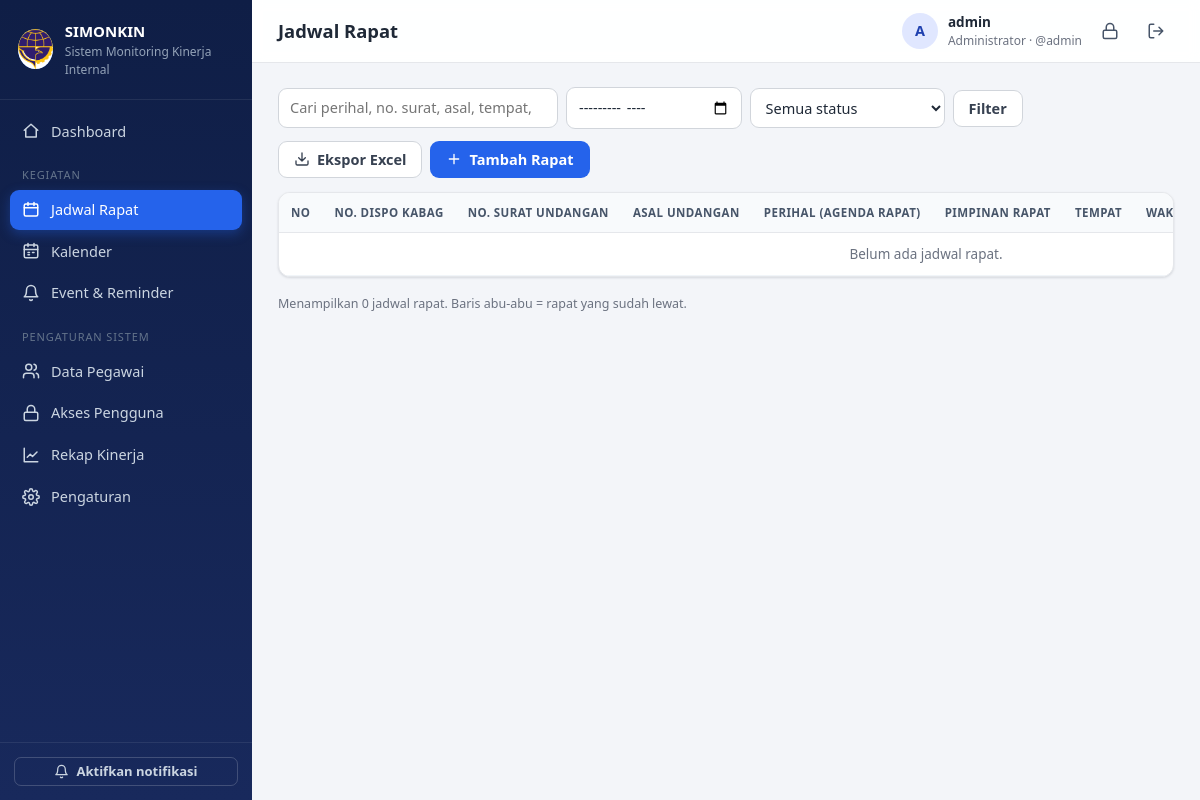
Page /rapat (signed in) on the committed database.
### tables this page shows
CREATE TABLE settings (key TEXT PRIMARY KEY, value TEXT);

CREATE TABLE users (
    id INTEGER PRIMARY KEY AUTOINCREMENT,
    username TEXT UNIQUE NOT NULL,
    password_hash TEXT NOT NULL,
    role TEXT NOT NULL CHECK (role IN ('admin','user')),
    pegawai_id INTEGER REFERENCES pegawai(id) ON DELETE SET NULL,
    aktif INTEGER NOT NULL DEFAULT 1,
    last_login TEXT, created_at TEXT
);

### app.py (the view)
@app.route("/rapat")
@admin_required
def rapat_list():
    where, args, f = rapat_filter_sql()
    rows = attach_dispo(query(f"SELECT r.* FROM rapat r WHERE {where} ORDER BY r.waktu DESC", args))
    return render_template("rapat_list.html", rows=rows, f=f)

### app.py (called while the page is built, shortened)
def get_db():
    if "db" not in g:
        g.db = sqlite3.connect(DB_PATH)
        g.db.row_factory = sqlite3.Row
        g.db.execute("PRAGMA foreign_keys = ON")
    return g.db

def query(sql, args=(), one=False):
    cur = get_db().execute(sql, args)
    rows = cur.fetchall()
    cur.close()
    return (rows[0] if rows else None) if one else rows

def now_str():
    return datetime.now().strftime(FMT)

def csrf_token():
    if "_csrf" not in session:
        session["_csrf"] = secrets.token_hex(16)
    return session["_csrf"]

@app.before_request
def before():
    g.settings = {r["key"]: r["value"] for r in query("SELECT key, value FROM settings")}
    for k, v in DEFAULT_SETTINGS.items():
        g.settings.setdefault(k, v)
    g.user = None
    uid = session.get("uid")
    if uid:
        g.user = query(
            """SELECT u.*, p.nama AS pegawai_nama, p.jabatan AS pegawai_jabatan
               FROM users u LEFT JOIN pegawai p ON p.id = u.pegawai_id
               WHERE u.id = ? AND u.aktif = 1""", (uid,), one=True)
        if g.user is None:
            session.clear()
    if request.method == "POST":
        token = request.form.get("_csrf") or request.headers.get("X-CSRF-Token")
        if not token or token != session.get("_csrf"):
            abort(400, "Token keamanan tidak valid. Muat ulang halaman lalu coba lagi.")

def is_admin():
    return bool(g.user and g.user["role"] == "admin")

def admin_required(f):
    @wraps(f)
    def wrapper(*a, **kw):
        if not g.user:
            return redirect(url_for("login", next=request.full_path))
        if g.user["role"] != "admin":
            abort(403)
        return f(*a, **kw)
    return wrapper

def icon(name, size=18):
    return Markup(
        f'<svg class="ic" width="{size}" height="{size}" viewBox="0 0 24 24" fill="none" stroke="currentColor" '
        f'stroke-width="2" stroke-linecap="round" stroke-linejoin="round" aria-hidden="true">{ICONS.get(name, "")}</svg>')

def attach_dispo(rows):
    rows = [dict(r) for r in rows]
    if not rows:
        return rows

### monitoring-kinerja/templates/rapat_list.html (shortened to what this page needs)
{% extends 'base.html' %}
{% from '_macros.html' import status_badge, delete_btn %}
{% block heading %}Jadwal Rapat{% endblock %}
{% block content %}
<div class="toolbar">
  <form class="filters" method="get">
    <input type="search" name="q" value="{{ f.q }}" placeholder="Cari perihal, no. surat, asal, tempat, pegawai…">
    <input type="month" name="bulan" value="{{ f.bulan }}" title="Filter bulan">
    <select name="status">
      <option value="">Semua status</option>
    </select>
    <button class="btn btn-light">Filter</button>
  </form>
  <div class="actions">
    <a href="{{ url_for('rapat_export', **f) }}" class="btn btn-light">{{ icon('download',16) }} Ekspor Excel</a>
    <a href="{{ url_for('rapat_baru') }}" class="btn btn-primary">{{ icon('plus',16) }} Tambah Rapat</a>
  </div>
</div>
<div class="card p0">
  <div class="table-wrap">
  <table class="table">
    <thead><tr>
      <th>No</th><th>No. Dispo Kabag</th><th>No. Surat Undangan</th><th>Asal Undangan</th><th>Perihal (Agenda Rapat)</th>
      <th>Pimpinan Rapat</th><th>Tempat</th><th>Waktu Rapat</th><th>Disposisi &amp; Status Kinerja</th><th>Keterangan</th><th></th>
    </tr></thead>
    <tbody>
    {% for r in rows %}
      <tr class="{{ 'row-past' if r.waktu < now }}">
        <td>{{ loop.index }}</td>
        <td class="nowrap">{{ r.no_dispo_kabag }}</td>
        <td class="nowrap">{{ r.no_surat_undangan }}</td>
        <td>{{ r.asal_undangan }}</td>
        <td class="strong"><a href="{{ url_for('rapat_detail', rid=r.id) }}">{{ r.perihal }}</a></td>
        <td>{{ r.pimpinan_rapat }}</td>
        <td>{{ r.tempat }}</td>
        <td class="nowrap">{{ r.waktu|tgl(false) }}<br><span class="muted">{{ r.waktu|jam }} WIB</span></td>
        <td>
          {% for d in r.dispo %}<div class="dispo-line"><span>{{ d.nama }}</span>{{ status_badge(d.status) }}</div>{% endfor %}
        </td>
        <td class="small">{{ r.keterangan or '-' }}</td>
        <td class="nowrap actions-cell">
          <a href="{{ url_for('rapat_detail', rid=r.id) }}" class="btn btn-sm btn-ghost" title="Detail">{{ icon('eye',15) }}</a>
          <a href="{{ url_for('rapat_edit', rid=r.id) }}" class="btn btn-sm btn-ghost" title="Edit">{{ icon('edit',15) }}</a>
          {{ delete_btn(url_for('rapat_hapus', rid=r.id), msg='Hapus jadwal rapat ini beserta seluruh laporan & file buktinya?') }}
        </td>
      </tr>
    {% else %}
      <tr><td colspan="11" class="empty">Belum ada jadwal rapat.</td></tr>
    {% endfor %}
    </tbody>
  </table>
  </div>
</div>
<p class="muted small">Menampilkan {{ rows|length }} jadwal rapat. Baris abu-abu = rapat yang sudah lewat.</p>
{% endblock %}

### monitoring-kinerja/templates/base.html (shortened to what this page needs)
<!doctype html>
<html lang="id">
  <head>
    <link
      rel="stylesheet"
      href="{{ url_for('static', filename='style.css') }}"
    />
  </head>
  <body>
    {% set ep = request.endpoint or '' %}
    <div class="layout">
      <aside class="sidebar" id="sidebar">
        <div class="brand">
          <div class="logo">
            <img
              src="{{ url_for('static', filename='img/logo.png') }}"
              alt="Logo"
              style="width: 100%; height: 100%; object-fit: contain"
            />
          </div>
          <div>
            <div class="brand-title">{{ settings.nama_aplikasi }}</div>
            <div class="brand-sub">{{ settings.nama_instansi }}</div>
          </div>
        </div>
        <nav class="nav">
          <a
            href="{{ url_for('dashboard') }}"
            class="{{ 'active' if ep=='dashboard' }}"
            >{{ icon('home') }} Dashboard</a
          >
          {% if is_admin %}
          <div class="nav-label">Kegiatan</div>
          <a
            href="{{ url_for('rapat_list') }}"
            class="{{ 'active' if ep.startswith('rapat') }}"
            >{{ icon('rapat') }} Jadwal Rapat</a
          >
          {% endif %}
          <a
            href="{{ url_for('kalender') }}"
            class="{{ 'active' if ep=='kalender' }}"
            >{{ icon('kalender') }} Kalender</a
          >
          <a
            href="{{ url_for('event_list') }}"
            class="{{ 'active' if ep.startswith('event') }}"
            >{{ icon('bell') }} {{ 'Event & Reminder' if is_admin else
            'Pengingat & Event' }}</a
          >
          {% if is_admin %}
          <div class="nav-label">Pengaturan Sistem</div>
          <a
            href="{{ url_for('pegawai_list') }}"
            class="{{ 'active' if ep.startswith('pegawai') }}"
            >{{ icon('pegawai') }} Data Pegawai</a
          >
          <a
            href="{{ url_for('pengguna_list') }}"
            class="{{ 'active' if ep.startswith('pengguna') }}"
            >{{ icon('kunci') }} Akses Pengguna</a
          >
          <a
            href="{{ url_for('rekap') }}"
            class="{{ 'active' if ep.startswith('rekap') }}"
            >{{ icon('chart') }} Rekap Kinerja</a
          >
          <a
            href="{{ url_for('pengaturan') }}"
            class="{{ 'active' if ep=='pengaturan' }}"
            >{{ icon('gear') }} Pengaturan</a
          >
          {% endif %}
        </nav>
        <div class="sidebar-foot">
          <button
            type="button"
            class="btn btn-sm btn-outline-light w100"
            id="btnNotif"
          >
            {{ icon('bell',15) }} Aktifkan notifikasi
          </button>
        </div>
      </aside>
      <main class="main">
        <header class="topbar">
          <h1 class="page-title">{% block heading %}{% endblock %}</h1>
          <div class="user-box">
            <div class="avatar">
              {{ (current_user.pegawai_nama or current_user.username)[:1]|upper
              }}
            </div>
            <div class="user-meta">
              <div class="user-name">
                {{ current_user.pegawai_nama or current_user.username }}
              </div>
              <div class="user-role">
                {{ 'Administrator' if is_admin else 'Pengguna' }} · @{{
                current_user.username }}
              </div>
            </div>
            <a
              class="icon-btn"
              href="{{ url_for('ganti_password') }}"
              title="Ganti password"
              >{{ icon('kunci') }}</a
            >
            <form method="post" action="{{ url_for('logout') }}" class="inline">
              <button class="icon-btn" title="Keluar">
                {{ icon('logout') }}
              </button>
            </form>
          </div>
        </header>
        <div class="content">
           {% block content %}{% endblock %}
        </div>
      </main>
    </div>
  </body>
</html>

### rows in the picture
settings: nama_aplikasi "SIMONKIN"
settings: nama_instansi "Sistem Monitoring Kinerja Internal"
users: username "A", username "admin"

### other values in the picture
{{ 'Event & Reminder' if is_admin else
            'Pengingat & Event' }} "Event & Reminder"
{{ 'Administrator' if is_admin else 'Pengguna' }} "Administrator"
{{ rows|length }} "0"
